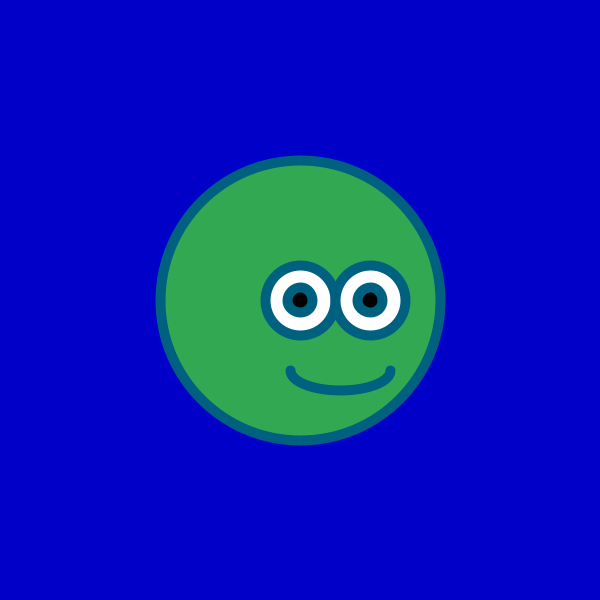
Frame 1 (no input)
Frame 60 (the mouse pressed at the canvas centre just before this capture): identical to frame 1, image omitted
Frame 120 (the mouse held since frame 60 and released just before this capture): identical to frame 1, image omitted

The Processing sketch that drew this single still picture (run headless with seeded random() and noise(); from frame 60 on, the mouse is pressed at the canvas centre):

// Processing sketch: arc_practice
// ── arc_practice.pde
/** 
* This is ms.feng's work
*  He is green and has a mouth
*/ 

void setup() { // called once 
  size(600, 600);
}

void draw()  { // called in a loop

  background(0, 0, 200);
  fill(#32a852);
  stroke(#006080);
  strokeWeight(10);
  circle(width /2, height /2, 280);
  eyes(width /2, height /2, 280/4);
  //ellipse(300, 200, 200, 100);
  
  mouth(width /2, height /2);
  
  if (keyPressed) {
      fill(0);
    if (keyCode == UP) {
        arc(250, 200, 200, 
    100, radians(135), radians(315)); // beanie  
    } else if (keyCode == DOWN) {
        arc(300, 200, 200, 100, radians(180), radians(360)); //yamuka
    }
  }

}

// ── eyes.pde
void eyes(int x, int y, int size) {
  // eyes 
  fill(255); // white 
  circle(x, y, size);
  // pupil
  fill(0); 
  circle(x, y, .35 * size);
  
  fill(255);
  circle(x + size, y, size);
  // pupil 
  fill(0);
  circle(x + size, y, .35 * size);
}

void mouth(int x, int y) {
  noFill();
  arc(x + 40, y + 70, 100, 40, 0, PI);
  
}
